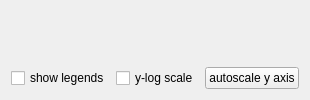
           <widget class="QWidget" name="verticalLayoutWidget_3">
            <layout class="QVBoxLayout" name="verticalLayout_26">
             <item>
              <widget class="QWidget" name="timeSeriesCatWidget" native="true">
               <property name="sizePolicy">
                <sizepolicy hsizetype="Expanding" vsizetype="Expanding">
                 <horstretch>0</horstretch>
                 <verstretch>0</verstretch>
                </sizepolicy>
               </property>
              </widget>
             </item>
             <item>
              <layout class="QHBoxLayout" name="horizontalLayout_32">
               <item>
                <widget class="QCheckBox" name="timeSeriesCatShowLegendsCheckBox">
                 <property name="sizePolicy">
                  <sizepolicy hsizetype="Maximum" vsizetype="Fixed">
                   <horstretch>0</horstretch>
                   <verstretch>0</verstretch>
                  </sizepolicy>
                 </property>
                 <property name="text">
                  <string>show legends</string>
                 </property>
                </widget>
               </item>
               <item>
                <widget class="QCheckBox" name="timeSeriesCatLogScaleCheckBox">
                 <property name="sizePolicy">
                  <sizepolicy hsizetype="Maximum" vsizetype="Fixed">
                   <horstretch>0</horstretch>
                   <verstretch>0</verstretch>
                  </sizepolicy>
                 </property>
                 <property name="text">
                  <string>y-log scale</string>
                 </property>
                </widget>
               </item>
               <item>
                <widget class="QPushButton" name="timeSeriesCatRescalePushButton">
                 <property name="sizePolicy">
                  <sizepolicy hsizetype="Maximum" vsizetype="Fixed">
                   <horstretch>0</horstretch>
                   <verstretch>0</verstretch>
                  </sizepolicy>
                 </property>
                 <property name="text">
                  <string>autoscale y axis</string>
                 </property>
                </widget>
               </item>
              </layout>
             </item>
            </layout>
           </widget>
